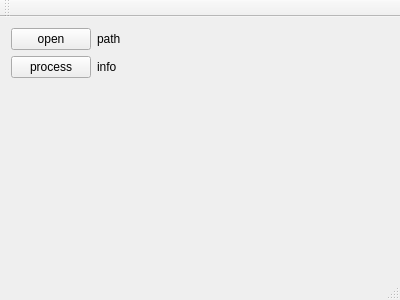
<?xml version="1.0" encoding="UTF-8"?>
<ui version="4.0">
 <class>MainWindow</class>
 <widget class="QMainWindow" name="MainWindow">
  <property name="geometry">
   <rect>
    <x>0</x>
    <y>0</y>
    <width>400</width>
    <height>300</height>
   </rect>
  </property>
  <property name="windowTitle">
   <string>MainWindow</string>
  </property>
  <widget class="QWidget" name="centralWidget">
   <layout class="QFormLayout" name="formLayout">
    <item row="0" column="0">
     <layout class="QHBoxLayout" name="horizontalLayout">
      <item>
       <layout class="QVBoxLayout" name="verticalLayout">
        <item>
         <widget class="QPushButton" name="open">
          <property name="text">
           <string>open</string>
          </property>
         </widget>
        </item>
        <item>
         <widget class="QPushButton" name="pushButton">
          <property name="text">
           <string>process</string>
          </property>
         </widget>
        </item>
       </layout>
      </item>
      <item>
       <layout class="QVBoxLayout" name="verticalLayout_2">
        <item>
         <widget class="QLabel" name="path">
          <property name="text">
           <string>path</string>
          </property>
         </widget>
        </item>
        <item>
         <widget class="QLabel" name="info">
          <property name="text">
           <string>info</string>
          </property>
         </widget>
        </item>
       </layout>
      </item>
     </layout>
    </item>
   </layout>
  </widget>
  <widget class="QMenuBar" name="menuBar">
   <property name="geometry">
    <rect>
     <x>0</x>
     <y>0</y>
     <width>400</width>
     <height>22</height>
    </rect>
   </property>
  </widget>
  <widget class="QToolBar" name="mainToolBar">
   <attribute name="toolBarArea">
    <enum>TopToolBarArea</enum>
   </attribute>
   <attribute name="toolBarBreak">
    <bool>false</bool>
   </attribute>
  </widget>
  <widget class="QStatusBar" name="statusBar"/>
 </widget>
 <layoutdefault spacing="6" margin="11"/>
 <resources/>
 <connections/>
</ui>
